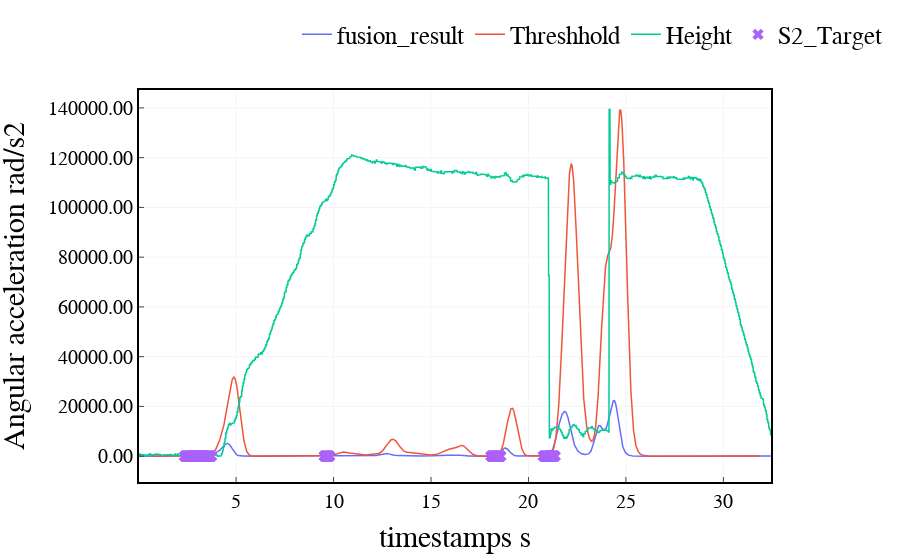

Notebook code for this chart:
### Code cell
fig = go.Figure()
fig.add_trace(go.Scatter(x=imu_data[:,-2],y=np.abs(fusion_result),
                    mode='lines',
                    line=dict(width=1.5),
                    name='fusion_result'))
fig.add_trace(go.Scatter(x=imu_data[index.astype(int),-2], y=(CFAR_Threshold),
                    mode='lines',
                    line=dict(width=1.5),
                    name='Threshhold'))

fig.add_trace(go.Scatter(x=imu_data[:,-2],y=imu_data[:,-1]*(max(CFAR_Threshold)/max(imu_data[:,-1])),
                    mode='lines',
                    line=dict(width=1.5),
                    name='Height'))

fig.add_trace(go.Scatter(x=imu_data[target_idx.astype(int),-2], y=fusion_result[np.array(target_idx)-int(N/2+pro_N/2)-1],
                    mode='markers',
                    marker=dict(symbol='x', size=10),
                    # line=dict(width=0.01),
                    name='S2_Target'))

fig.update_layout(xaxis_title='timestamps s',
                        yaxis_title='Angular acceleration rad/s2',
                        font=dict(size=25, family='Arial', color='rgb(0, 0, 0)'),
                        margin={'l': 15, 'r': 15, 't': 15, 'b': 15},
                        # width=1000, height=400,
                        legend=dict(
                            yanchor="top",
                            y=1.2,
                            xanchor="left",
                            x = 0.25,
                            font=dict(
                                family='Arial',
                                size=25,
                                color='rgb(0, 0, 0)',
                            ),
                            orientation="h",
                        ),
                        plot_bgcolor='rgb(255,255,255)',
                        xaxis=dict(
                            showline=True,
                            linecolor='rgb(0, 0, 0)',
                            linewidth=2,
                            ticks='inside',
                            tickfont=dict(
                                family='Arial',
                                size=20,
                                color='rgb(0, 0, 0)',
                            ),
                            tick0 = 150,
                            # dtick = 500,
                            gridcolor='rgb(245, 245, 245)',
                            mirror=True
                        ),
                        yaxis=dict(
                            # range = [0, 1],
                            showline=True,
                            linecolor='rgb(0, 0, 0)',
                            linewidth=2,
                            ticks='inside',
                            tickfont=dict(
                                family='Arial',
                                size=20,
                                color='rgb(0, 0, 0)',
                            ),
                            tickformat='.2f',   # y轴刻度分辨率
                            gridcolor='rgb(245, 245, 245)',
                            mirror=True
                        ),
        )

fig.show()

### Figure 1 — Plotly figure (JSON) as saved in the notebook; plotly's stock layout.template omitted (floating-point values rounded to 4 significant figures; data arrays with more than 128 entries replaced by an {"elided": "..."} marker saying what was removed)
{"data": [{"line": {"width": 1.5}, "mode": "lines", "name": "fusion_result", "type": "scatter", "x": {"elided": "3246 float values"}, "y": {"elided": "3247 float values"}}, {"line": {"width": 1.5}, "mode": "lines", "name": "Threshhold", "type": "scatter", "x": {"elided": "3126 float values"}, "y": {"elided": "3126 float values"}}, {"line": {"width": 1.5}, "mode": "lines", "name": "Height", "type": "scatter", "x": {"elided": "3246 float values"}, "y": {"elided": "3246 float values"}}, {"marker": {"size": 10, "symbol": "x"}, "mode": "markers", "name": "S2_Target", "type": "scatter", "x": {"elided": "282 float values"}, "y": {"elided": "282 float values"}}], "layout": {"font": {"color": "rgb(0, 0, 0)", "family": "Arial", "size": 25}, "legend": {"font": {"color": "rgb(0, 0, 0)", "family": "Arial", "size": 25}, "orientation": "h", "x": 0.25, "xanchor": "left", "y": 1.2, "yanchor": "top"}, "margin": {"b": 15, "l": 15, "r": 15, "t": 15}, "plot_bgcolor": "rgb(255,255,255)", "xaxis": {"gridcolor": "rgb(245, 245, 245)", "linecolor": "rgb(0, 0, 0)", "linewidth": 2, "mirror": true, "showline": true, "tick0": 150, "tickfont": {"color": "rgb(0, 0, 0)", "family": "Arial", "size": 20}, "ticks": "inside", "title": {"text": "timestamps s"}}, "yaxis": {"gridcolor": "rgb(245, 245, 245)", "linecolor": "rgb(0, 0, 0)", "linewidth": 2, "mirror": true, "showline": true, "tickfont": {"color": "rgb(0, 0, 0)", "family": "Arial", "size": 20}, "tickformat": ".2f", "ticks": "inside", "title": {"text": "Angular acceleration rad/s2"}}}}
